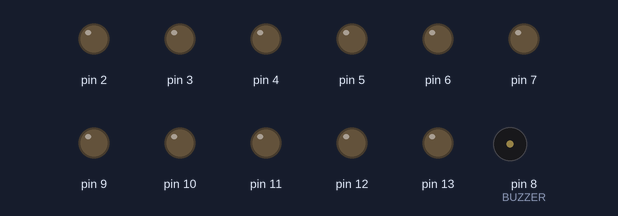
The sketch below on a simulated Arduino Uno, built with avr-gcc and run on an emulated ATmega328P. On the bench: output pins drawn as LEDs (lit = HIGH), buzzer (waves = sounding).

Above: at 0.1 s.
At 0.6 s:
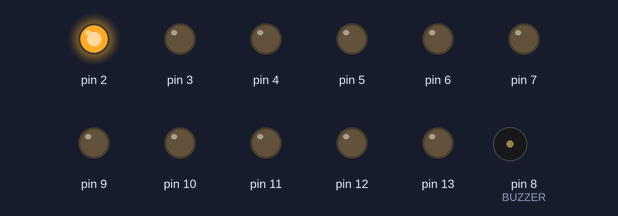
At 1.2 s:
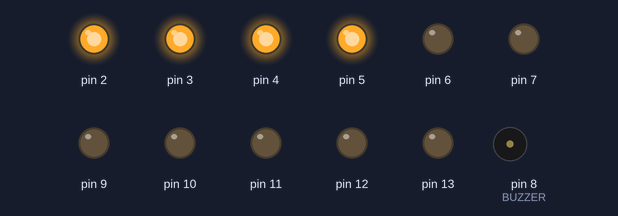
At 2.3 s:
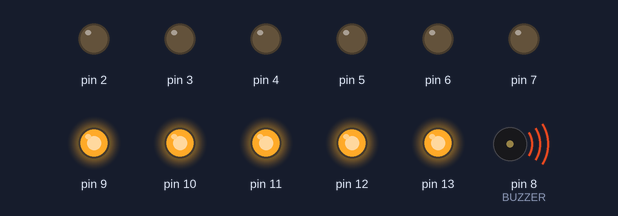
At 13.16 s:
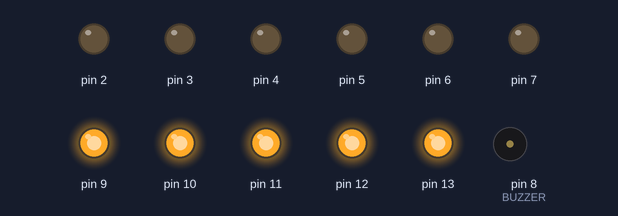
At 24.5 s:
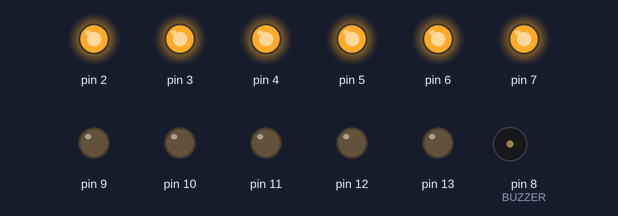
Timing chart, 0 to 40.0 s (numbered marks = the images above):
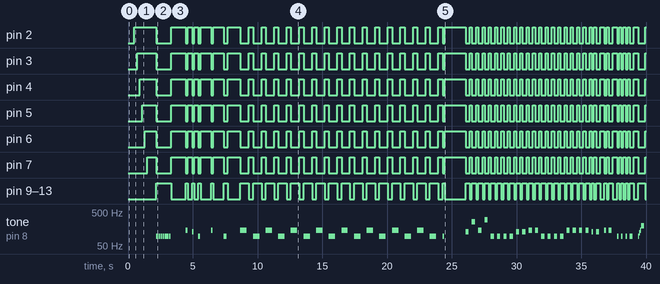

Measured:
- by itself, pin 2: LOW → HIGH at 0.50 s, → LOW 1.7 s later, → HIGH 1.1 s later, → LOW 1.1 s later, … (105 changes in this stretch)
- by itself, pin 3: LOW → HIGH at 0.70 s, → LOW 1.5 s later, → HIGH 1.1 s later, → LOW 1.1 s later, … (105 changes in this stretch)
- by itself, pin 4: LOW → HIGH at 0.90 s, → LOW 1.3 s later, → HIGH 1.1 s later, → LOW 1.1 s later, … (105 changes in this stretch)
- by itself, pin 5: LOW → HIGH at 1.1 s, → LOW 1.1 s later, → HIGH 1.1 s later, → LOW 1.1 s later, … (105 changes in this stretch)
- by itself, pin 6: LOW → HIGH at 1.3 s, → LOW 0.90 s later, → HIGH 1.1 s later, → LOW 1.1 s later, … (105 changes in this stretch)
- by itself, pin 7: LOW → HIGH at 1.5 s, → LOW 0.70 s later, → HIGH 1.1 s later, → LOW 1.1 s later, … (105 changes in this stretch)
- by itself, pin 9–13: LOW → HIGH at 2.2 s, → LOW 1.1 s later, → HIGH 1.1 s later, → LOW 0.16 s later, … (104 changes in this stretch)
- by itself, tone on pin 8 (BUZZER): plays 98 Hz for 0.13 s, 98 Hz for 0.13 s, 98 Hz for 0.13 s, 98 Hz for 0.13 s, 98 Hz for 0.13 s, 98 Hz for 0.13 s … (61 notes in this stretch)

The sketch:

UnPocoLocoBass.ino
```cpp
/*
 * This code will play a melody for Vietnam song titled Trong Com https://www.youtube.com/watch?v=HsgxsqjFt1c
 * using Maker Uno.
 *
 * Maker Uno: https://www.cytron.io/p-maker-uno
 *
 * Created by:
 * 5 Mar 2018   Idris   Cytron Technologies
 */

#include "pitches.h"

#define BUZZER  8

#define TEMPO 1000

int pin = 0;

// notes in the melody:
int melody[] = {
  NOTE_G2, NOTE_G2, NOTE_G2, NOTE_G2, NOTE_G2, NOTE_G2, NOTE_G2, 0,

  0, 0, 0, 0, 0, 0, NOTE_D3,
  0, 0, NOTE_C3, 0, 0, NOTE_G2, 0,
  0, 0, 0, 0, NOTE_D3, 0,
  0, 0, 0, 0, NOTE_G2, 0, 0, 0, 0,

  0, NOTE_D3, 0, NOTE_G2,
  0, NOTE_D3, 0, NOTE_G2,

  0, NOTE_D3, 0, NOTE_G2,
  0, NOTE_D3, 0, NOTE_G2,

  0, NOTE_D3, 0, NOTE_G2,
  0, NOTE_D3, 0, NOTE_G2,

  0, NOTE_D3, 0, NOTE_G2,
  0, NOTE_D3, 0, NOTE_G2, 0, NOTE_G2, 0,

  0, 0, NOTE_C3, 0, NOTE_C4, 0, NOTE_D3, 0, NOTE_D4, 0,
  NOTE_G2, 0, NOTE_G2, 0, NOTE_G2, 0, NOTE_G2, 0,

  NOTE_C3, 0, NOTE_C3, 0, NOTE_D3, 0, NOTE_D3, 0,
  NOTE_G2, 0, NOTE_G2, 0, NOTE_G2, 0, NOTE_G2, 0,

  NOTE_D3, 0, NOTE_D3, 0, NOTE_D3, 0, NOTE_D3, 0,
  NOTE_C3, 0, NOTE_C3, 0, NOTE_D3, 0, NOTE_D3, 0,
  NOTE_G2, 0, NOTE_G2, 0, NOTE_G2, 0, NOTE_G2, 0,

  NOTE_G2, NOTE_B2, NOTE_D3, NOTE_G3, 0,
};

// note durations: 4 = quarter note, 8 = eighth note, etc.:
int noteDurations[] = {
  8, 8, 8, 8, 8, 8, 8, 8, // 8

  8, 8, 8, 8, 8, 8, 8,
  8, 8, 8, 8, 8, 8, 8,
  8, 8, 8, 8, 8, 8,
  8, 8, 8, 8, 4, 16, 16, 8, 4, // 29

  4, 2, 4, 2,
  4, 2, 4, 2, // 8

  4, 2, 4, 2,
  4, 2, 4, 2, // 8

  4, 2, 4, 2,
  4, 2, 4, 2, // 8

  4, 2, 4, 2,
  4, 2, 4, 2, 4, 8, 8, // 11

  8, 1, 4, 8, 4, 8, 4, 8, 4, 8,
  4, 8, 4, 8, 4, 8, 4, 8, // 18

  4, 8, 4, 8, 4, 8, 4, 8,
  4, 8, 4, 8, 4, 8, 4, 8, // 16

  4, 8, 4, 8, 4, 8, 4, 8,
  8, 8, 4, 4, 8, 8, 4, 4,
  8, 8, 8, 8, 8, 8, 4, 4, // 24

  16, 16, 16, 4, 4, // 4
};

void setup()
{
  for (pin = 2; pin < 14; pin++) {
    pinMode(pin, OUTPUT);
  }

  delay(500);

  for (pin = 2; pin < 8; pin++) {
    digitalWrite(pin, HIGH);
    delay(200);
  }

  delay(500);

  // iterate over the notes of the melody:
  for (int thisNote = 0; thisNote < 135; thisNote++) {

    // to calculate the note duration, take one second divided by the note type.
    //e.g. quarter note = 1000 / 4, eighth note = 1000/8, etc.
    int noteDuration = TEMPO / noteDurations[thisNote];
    tone(BUZZER, melody[thisNote], noteDuration);

    if (melody[thisNote] == 0) {
      LEDs(LOW);
    }
    else {
      LEDs(HIGH);
    }

    // to distinguish the notes, set a minimum time between them.
    // the note's duration + 30% seems to work well:
    int pauseBetweenNotes = noteDuration * 1.30;
    delay(pauseBetweenNotes);
    // stop the tone playing:
    noTone(BUZZER);
  }

  delay(500);

  for (pin = 7; pin > 1; pin--) {
    digitalWrite(pin, LOW);
    delay(200);
  }
}

void loop()
{

}

void LEDs(boolean ledArray)
{
  if (ledArray == HIGH) {
    for (pin = 2; pin < 8; pin++) {
      digitalWrite(pin, LOW);
    }
    for (pin = 9; pin < 14; pin++) {
      digitalWrite(pin, HIGH);
    }
  }
  else {
    for (pin = 2; pin < 8; pin++) {
      digitalWrite(pin, HIGH);
    }
    for (pin = 9; pin < 14; pin++) {
      digitalWrite(pin, LOW);
    }
  }
}
```

pitches.h
```cpp
/*************************************************
 * Public Constants
 *************************************************/

#define NOTE_B0  31
#define NOTE_C1  33
#define NOTE_CS1 35
#define NOTE_D1  37
#define NOTE_DS1 39
#define NOTE_E1  41
#define NOTE_F1  44
#define NOTE_FS1 46
#define NOTE_G1  49
#define NOTE_GS1 52
#define NOTE_A1  55
#define NOTE_AS1 58
#define NOTE_B1  62
#define NOTE_C2  65
#define NOTE_CS2 69
#define NOTE_D2  73
#define NOTE_DS2 78
#define NOTE_E2  82
#define NOTE_F2  87
#define NOTE_FS2 93
#define NOTE_G2  98
#define NOTE_GS2 104
#define NOTE_A2  110
#define NOTE_AS2 117
#define NOTE_B2  123
#define NOTE_C3  131
#define NOTE_CS3 139
#define NOTE_D3  147
#define NOTE_DS3 156
#define NOTE_E3  165
#define NOTE_F3  175
#define NOTE_FS3 185
#define NOTE_G3  196
#define NOTE_GS3 208
#define NOTE_A3  220
#define NOTE_AS3 233
#define NOTE_B3  247
#define NOTE_C4  262
#define NOTE_CS4 277
#define NOTE_D4  294
#define NOTE_DS4 311
#define NOTE_E4  330
#define NOTE_F4  349
#define NOTE_FS4 370
#define NOTE_G4  392
#define NOTE_GS4 415
#define NOTE_A4  440
#define NOTE_AS4 466
#define NOTE_B4  494
#define NOTE_C5  523
#define NOTE_CS5 554
#define NOTE_D5  587
#define NOTE_DS5 622
#define NOTE_E5  659
#define NOTE_F5  698
#define NOTE_FS5 740
#define NOTE_G5  784
#define NOTE_GS5 831
#define NOTE_A5  880
#define NOTE_AS5 932
#define NOTE_B5  988
#define NOTE_C6  1047
#define NOTE_CS6 1109
#define NOTE_D6  1175
#define NOTE_DS6 1245
#define NOTE_E6  1319
#define NOTE_F6  1397
#define NOTE_FS6 1480
#define NOTE_G6  1568
#define NOTE_GS6 1661
#define NOTE_A6  1760
#define NOTE_AS6 1865
#define NOTE_B6  1976
#define NOTE_C7  2093
#define NOTE_CS7 2217
#define NOTE_D7  2349
#define NOTE_DS7 2489
#define NOTE_E7  2637
#define NOTE_F7  2794
#define NOTE_FS7 2960
#define NOTE_G7  3136
#define NOTE_GS7 3322
#define NOTE_A7  3520
#define NOTE_AS7 3729
#define NOTE_B7  3951
#define NOTE_C8  4186
#define NOTE_CS8 4435
#define NOTE_D8  4699
#define NOTE_DS8 4978
```
